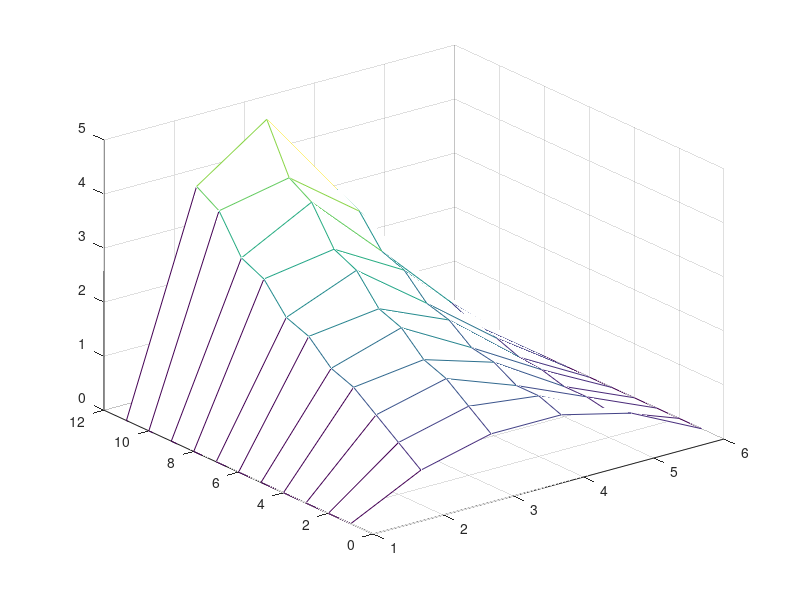

This figure's MATLAB source:
clear all
close all
h=0.2;
k=0.02;
a=1;
b=0.2;
c=1;
c1=0;
c2=0;
t=0:k:b;
m=length(t);
x=0:h:a;
n=length(x);
r=c^2*k/h^2;
s1=1-2*r;
u=zeros(m,n);
f=ones(1,n);
for j=1:n
    f(j)=4*x(j)-4*x(j)^2;
end
u(1,2:n-1)=f(2:n-1);
u(:,1)=0;
u(:,n)=0;
f(1)=u(1,1);
f(n)=u(1,n);
for i=2:m
    for j=2:n-1
        u(i,j)=s1*u(i-1,j)+r*u(i-1,j-1)+u(i-1,j+1);
    end
end

u
mesh(u)
        


